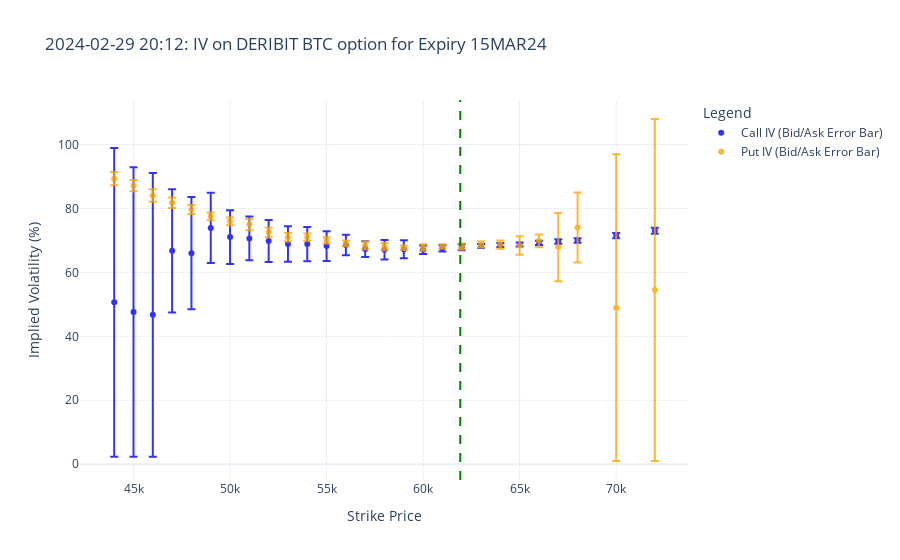

The notebook cell this image was saved under:
### Code cell
fig = go.Figure()
# Plot with error bars for bid/ask implied volatility
fig.add_trace(go.Scatter(
    x=df_option_with_vola_and_greeks['strike'],
    y=(df_option_with_vola_and_greeks['bidVola_C']+df_option_with_vola_and_greeks['askVola_C'])/2,
    error_y=dict(type='data', array=(df_option_with_vola_and_greeks['askVola_C'] - df_option_with_vola_and_greeks['bidVola_C']).abs()/2,
        visible=True, color='blue'),
    mode='markers',
    name='Call IV (Bid/Ask Error Bar)',
    marker=dict(color='blue', symbol='circle'),
    opacity=0.8
))
fig.add_trace(go.Scatter(
    x=df_option_with_vola_and_greeks['strike'],
    y=(df_option_with_vola_and_greeks['bidVola_P']+df_option_with_vola_and_greeks['askVola_P'])/2,
    error_y=dict(type='data', array=(df_option_with_vola_and_greeks['askVola_P'] - df_option_with_vola_and_greeks['bidVola_P']).abs()/2,
        visible=True, color='orange'),
    mode='markers',
    name='Put IV (Bid/Ask Error Bar)',
    marker=dict(color='orange', symbol='circle'),
    opacity=0.8
))

fig.add_vline(x=df_option_with_vola_and_greeks['S'][0], line=dict(color='green', dash='dash'), name='Spot Price (S)')

fig.update_layout(
    title=f"{snapshot_time.strftime('%Y-%m-%d %H:%M')}: IV on DERIBIT BTC option for Expiry {my_expiry}",
    xaxis_title="Strike Price",
    yaxis_title="Implied Volatility (%)",
    legend_title="Legend",
    template="plotly_white"
)
fig.show()

### Figure 1 — Plotly figure (JSON) as saved in the notebook; plotly's stock layout.template omitted (floating-point values rounded to 4 significant figures)
{"data": [{"error_y": {"array": [48.29, 45.25, 44.37, 19.29, 17.57, 10.99, 8.421, 6.844, 6.545, 5.565, 5.327, 4.655, 3.188, 2.484, 3.036, 2.828, 1.341, 0.9687, 0.9482, 0.6278, 0.6319, 0.6442, 0.6641, 0.692, 0.7282, 0.8215, 0.9487], "color": "blue", "type": "data", "visible": true}, "marker": {"color": "blue", "symbol": "circle"}, "mode": "markers", "name": "Call IV (Bid/Ask Error Bar)", "opacity": 0.8, "type": "scatter", "x": [44000, 45000, 46000, 47000, 48000, 49000, 50000, 51000, 52000, 53000, 54000, 55000, 56000, 57000, 58000, 59000, 60000, 61000, 62000, 63000, 64000, 65000, 66000, 67000, 68000, 70000, 72000], "y": [50.65, 47.61, 46.73, 66.73, 66.02, 73.92, 71.06, 70.64, 69.82, 68.91, 68.85, 68.25, 68.56, 67.29, 67.06, 67.25, 67.07, 67.5, 67.88, 68.24, 68.6, 68.71, 69.25, 69.66, 69.99, 71.52, 73.05]}, {"error_y": {"array": [2.069, 1.754, 1.929, 1.65, 1.411, 1.211, 1.235, 1.739, 1.532, 1.333, 1.142, 1.011, 0.9064, 1.233, 1.134, 0.706, 1.005, 0.6456, 0.9482, 0.9416, 1.264, 2.901, 1.99, 10.69, 10.96, 47.98, 53.49], "color": "orange", "type": "data", "visible": true}, "marker": {"color": "orange", "symbol": "circle"}, "mode": "markers", "name": "Put IV (Bid/Ask Error Bar)", "opacity": 0.8, "type": "scatter", "x": [44000, 45000, 46000, 47000, 48000, 49000, 50000, 51000, 52000, 53000, 54000, 55000, 56000, 57000, 58000, 59000, 60000, 61000, 62000, 63000, 64000, 65000, 66000, 67000, 68000, 70000, 72000], "y": [89.3, 87.11, 84.06, 81.81, 79.68, 77.55, 75.97, 74.95, 72.53, 70.98, 71.04, 70.01, 69.05, 68.45, 68.05, 67.73, 67.78, 68.12, 68.11, 68.71, 68.69, 68.41, 69.87, 67.93, 74.06, 48.98, 54.49]}], "layout": {"legend": {"title": {"text": "Legend"}}, "shapes": [{"line": {"color": "green", "dash": "dash"}, "name": "Spot Price (S)", "type": "line", "x0": 61920.0, "x1": 61920.0, "xref": "x", "y0": 0, "y1": 1, "yref": "y domain"}], "title": {"text": "2024-02-29 20:12: IV on DERIBIT BTC option for Expiry 15MAR24"}, "xaxis": {"title": {"text": "Strike Price"}}, "yaxis": {"title": {"text": "Implied Volatility (%)"}}}}
